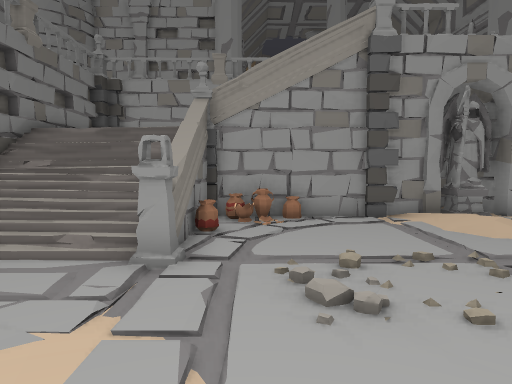
[1] (above)

18 first-person views from a walk through a 3-D level made in the Unity game engine. The camera is 1.4 m above the floor, tilts 4° down and sees 70° across. Doors are open. The floor is counted in squares, 1 m on a side. Each view is taken from the middle of a square. On the plan, view 1 faces up. The plan holds only what a view shows up to about 16 squares ahead; the rest is blank. The place goes on beyond the plan. The player is left out.

[2]
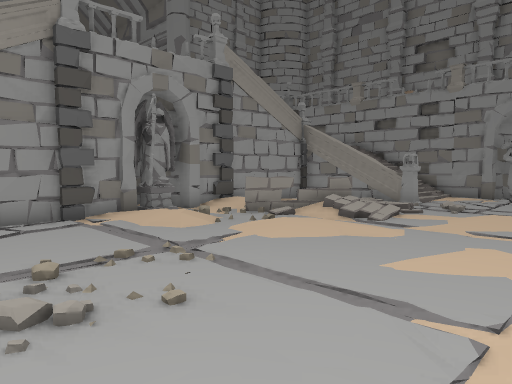

[3]
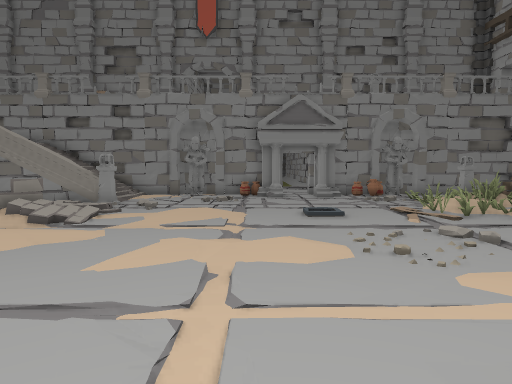

[4]
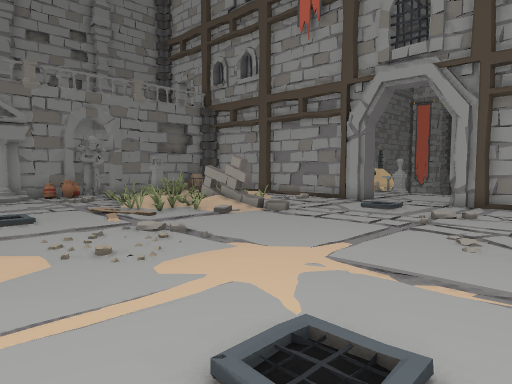

[5]
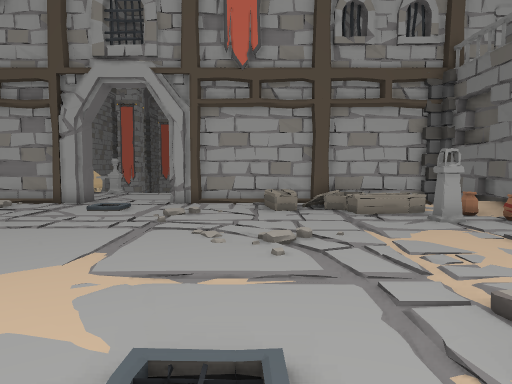

[6]
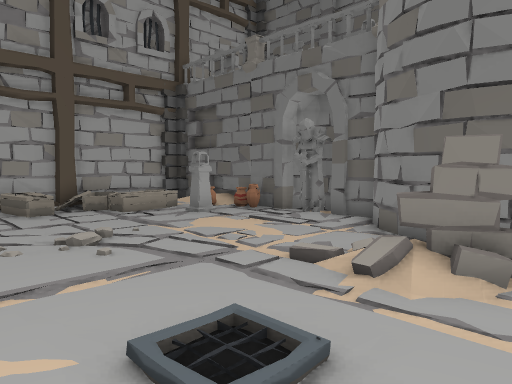

[7]
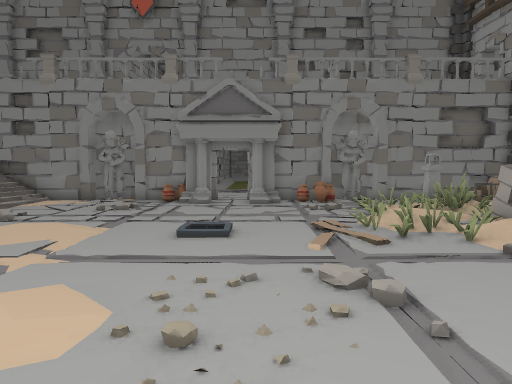

[8]
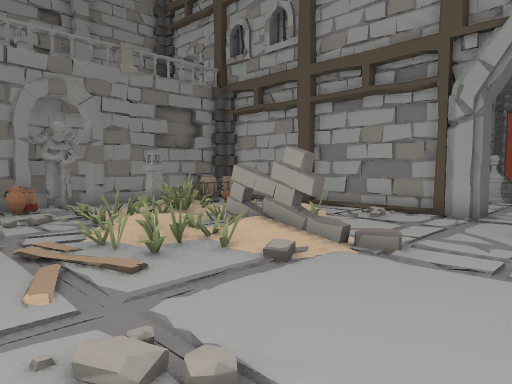

[9]
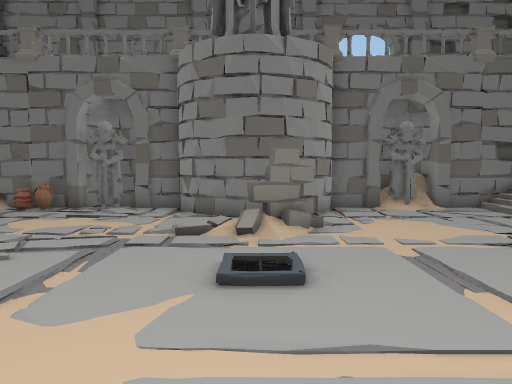

[10]
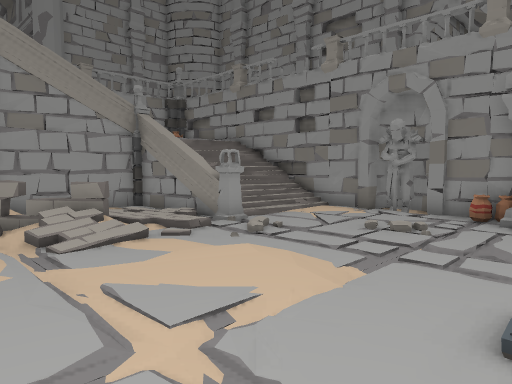

[11]
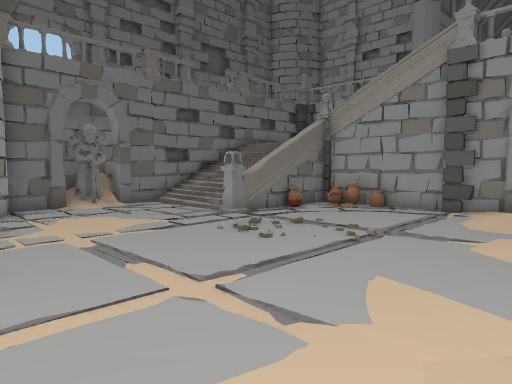

[12]
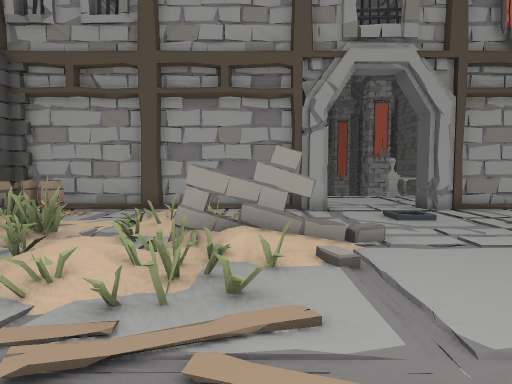

[13]
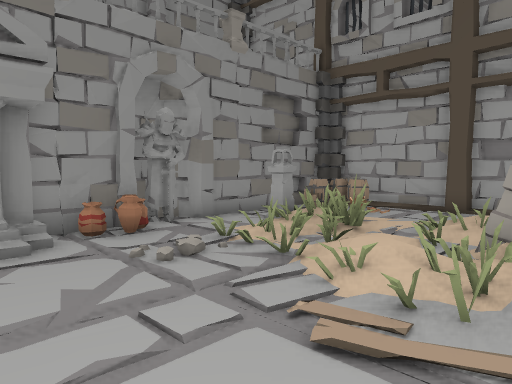

[14]
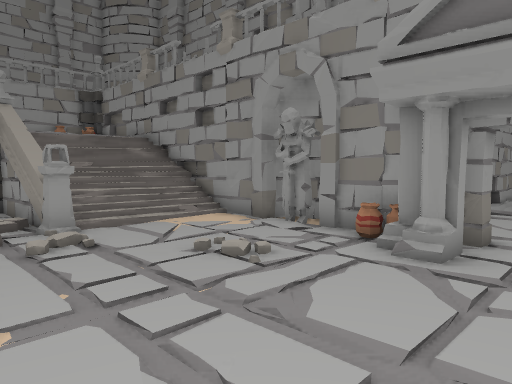

[15]
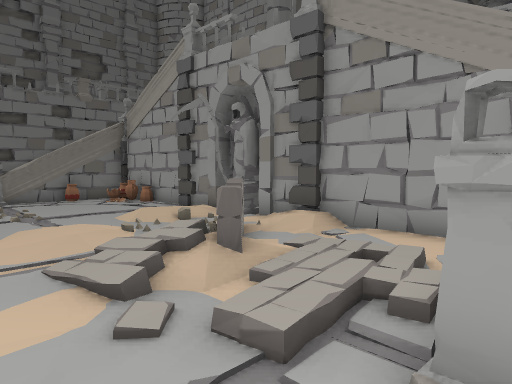

[16]
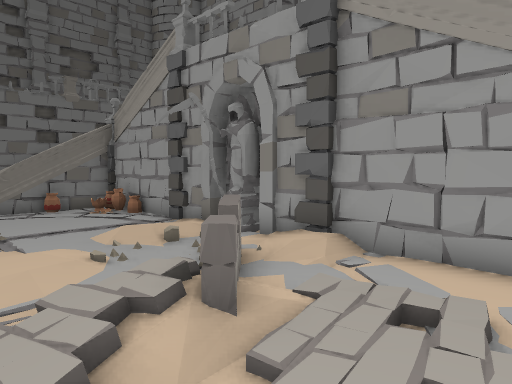

[17]
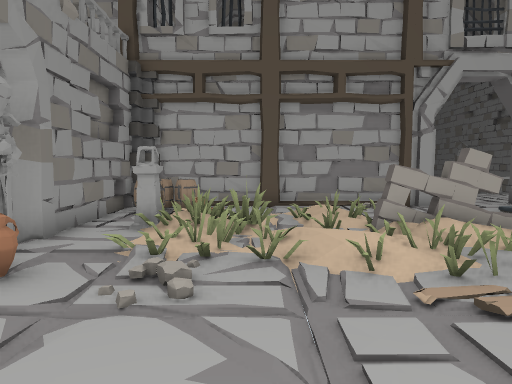

[18]
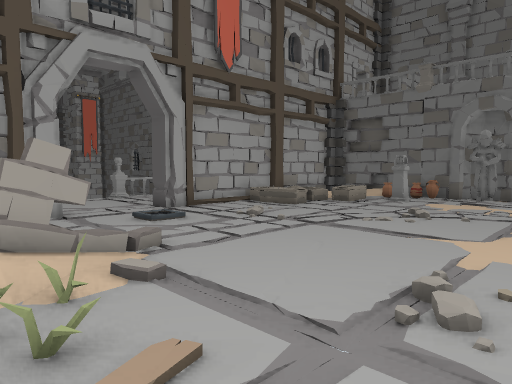

### Floor plan
Key: @ floor where view 1 was taken; # wall or solid block; . main floor; : floor 0.25 m higher than the main floor; + floor 0.75 m higher than the main floor; / step, stairs or slope; D open door; = window, fence, low wall or low ledge; A vase; S statue; P pillar; C coffin; B barrel; O other object.
Columns run from 8 left of view 1 to 20 right of it. Each row starts with its distance up from view 1.
 11              #########
 10       #AAA####S##:...##
  9   ######....///../....##
  8   #####A.....///OO///.#####
  7   #=++##.......//O   /#=++#
  6   #=::PP......//. O //P=::#
  5   #....P....../:./O./PP...#
  4  ##............../.../....###
  3  #S................../....SS#
  2  ##................:......###
  1   #................/......A
  0   ##....@................#A
 -1    ## O..................###
 -2    ## O......./...........DD
 -3    ##.//....../..........O##
 -4   ##......................#
 -5   #................../...AA
 -6 ###...../..........O//.O.AA##
 -7 #SS.....//......./////../.SS#
 -8 ###.....////....// //:O...###
 -9   A.P...../.....OOOO//O//.##
-10   A.P...............O..//P.#
-11  ##A/OC/..//........//.. ..#
-12  ##.  //C..........///../B##
-13   #/  // /........:.....BBB#
-14   #####C##/##...####/#######
-15          ###DD.DD  ###
-16             DD.DD

Positions as (right, up) in squares from view 1, and headings:
1: (0, 0), facing up
2: (0, 0), facing up-right
3: (0, 0), facing right
4: (0, 0), facing down-right
5: (1, 0), facing down
6: (3, 0), facing down-left
7: (3, -3), facing right
8: (5, -3), facing down-right
9: (6, -2), facing left
10: (7, -2), facing up-right
11: (7, -2), facing up-left
12: (10, -2), facing down
13: (10, -2), facing down-right
14: (11, -3), facing up-right
15: (14, 3), facing up-left
16: (13, 4), facing up-left
17: (14, -1), facing down
18: (11, -3), facing down-left
